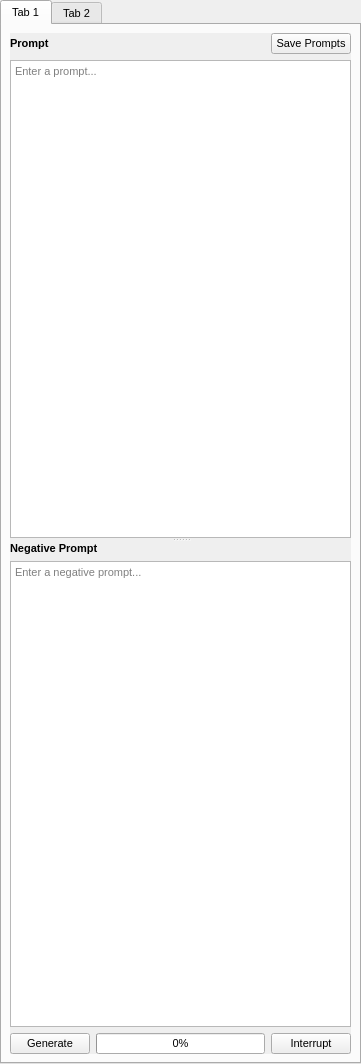
<?xml version="1.0" encoding="UTF-8"?>
<ui version="4.0">
 <class>generator_form</class>
 <widget class="QWidget" name="generator_form">
  <property name="geometry">
   <rect>
    <x>0</x>
    <y>0</y>
    <width>361</width>
    <height>1064</height>
   </rect>
  </property>
  <property name="font">
   <font>
    <pointsize>8</pointsize>
   </font>
  </property>
  <property name="cursor">
   <cursorShape>PointingHandCursor</cursorShape>
  </property>
  <property name="windowTitle">
   <string>Form</string>
  </property>
  <layout class="QGridLayout" name="gridLayout_4">
   <property name="leftMargin">
    <number>0</number>
   </property>
   <property name="topMargin">
    <number>0</number>
   </property>
   <property name="rightMargin">
    <number>0</number>
   </property>
   <property name="bottomMargin">
    <number>0</number>
   </property>
   <item row="0" column="0">
    <widget class="QTabWidget" name="generator_form_tabs">
     <property name="currentIndex">
      <number>0</number>
     </property>
     <widget class="QWidget" name="tab">
      <attribute name="title">
       <string>Tab 1</string>
      </attribute>
      <layout class="QGridLayout" name="gridLayout_3">
       <property name="leftMargin">
        <number>8</number>
       </property>
       <property name="topMargin">
        <number>8</number>
       </property>
       <property name="rightMargin">
        <number>8</number>
       </property>
       <property name="bottomMargin">
        <number>8</number>
       </property>
       <item row="0" column="0">
        <widget class="QScrollArea" name="scrollArea">
         <property name="frameShape">
          <enum>QFrame::NoFrame</enum>
         </property>
         <property name="frameShadow">
          <enum>QFrame::Plain</enum>
         </property>
         <property name="widgetResizable">
          <bool>true</bool>
         </property>
         <widget class="QWidget" name="scrollAreaWidgetContents">
          <property name="geometry">
           <rect>
            <x>0</x>
            <y>0</y>
            <width>341</width>
            <height>1022</height>
           </rect>
          </property>
          <layout class="QGridLayout" name="gridLayout">
           <property name="leftMargin">
            <number>0</number>
           </property>
           <property name="topMargin">
            <number>0</number>
           </property>
           <property name="rightMargin">
            <number>0</number>
           </property>
           <property name="bottomMargin">
            <number>0</number>
           </property>
           <item row="0" column="1">
            <widget class="QSplitter" name="splitter">
             <property name="orientation">
              <enum>Qt::Vertical</enum>
             </property>
             <widget class="QWidget" name="layoutWidget">
              <layout class="QGridLayout" name="gridLayout_2">
               <property name="leftMargin">
                <number>0</number>
               </property>
               <property name="topMargin">
                <number>0</number>
               </property>
               <property name="rightMargin">
                <number>0</number>
               </property>
               <property name="bottomMargin">
                <number>0</number>
               </property>
               <item row="0" column="1">
                <layout class="QHBoxLayout" name="horizontalLayout_6">
                 <item>
                  <spacer name="horizontalSpacer">
                   <property name="orientation">
                    <enum>Qt::Horizontal</enum>
                   </property>
                   <property name="sizeHint" stdset="0">
                    <size>
                     <width>40</width>
                     <height>20</height>
                    </size>
                   </property>
                  </spacer>
                 </item>
                 <item>
                  <widget class="QPushButton" name="pushButton">
                   <property name="text">
                    <string>Save Prompts</string>
                   </property>
                  </widget>
                 </item>
                </layout>
               </item>
               <item row="0" column="0">
                <widget class="QLabel" name="label">
                 <property name="font">
                  <font>
                   <pointsize>8</pointsize>
                   <bold>true</bold>
                  </font>
                 </property>
                 <property name="text">
                  <string>Prompt</string>
                 </property>
                </widget>
               </item>
               <item row="1" column="0" colspan="2">
                <widget class="QPlainTextEdit" name="prompt">
                 <property name="placeholderText">
                  <string>Enter a prompt...</string>
                 </property>
                </widget>
               </item>
              </layout>
             </widget>
             <widget class="QWidget" name="layoutWidget">
              <layout class="QVBoxLayout" name="verticalLayout_6">
               <property name="leftMargin">
                <number>0</number>
               </property>
               <property name="topMargin">
                <number>0</number>
               </property>
               <property name="rightMargin">
                <number>0</number>
               </property>
               <property name="bottomMargin">
                <number>0</number>
               </property>
               <item>
                <widget class="QLabel" name="label_2">
                 <property name="font">
                  <font>
                   <pointsize>8</pointsize>
                   <bold>true</bold>
                  </font>
                 </property>
                 <property name="text">
                  <string>Negative Prompt</string>
                 </property>
                </widget>
               </item>
               <item>
                <widget class="QPlainTextEdit" name="negative_prompt">
                 <property name="placeholderText">
                  <string>Enter a negative prompt...</string>
                 </property>
                </widget>
               </item>
              </layout>
             </widget>
            </widget>
           </item>
           <item row="1" column="1">
            <layout class="QHBoxLayout" name="horizontalLayout_9">
             <item>
              <widget class="QPushButton" name="generate_button">
               <property name="text">
                <string>Generate</string>
               </property>
              </widget>
             </item>
             <item>
              <widget class="QProgressBar" name="progress_bar">
               <property name="value">
                <number>0</number>
               </property>
              </widget>
             </item>
             <item>
              <widget class="QPushButton" name="interrupt_button">
               <property name="cursor">
                <cursorShape>PointingHandCursor</cursorShape>
               </property>
               <property name="text">
                <string>Interrupt</string>
               </property>
              </widget>
             </item>
            </layout>
           </item>
          </layout>
         </widget>
        </widget>
       </item>
      </layout>
     </widget>
     <widget class="QWidget" name="tab_2">
      <attribute name="title">
       <string>Tab 2</string>
      </attribute>
      <layout class="QGridLayout" name="gridLayout_5">
       <property name="leftMargin">
        <number>8</number>
       </property>
       <property name="topMargin">
        <number>8</number>
       </property>
       <property name="rightMargin">
        <number>8</number>
       </property>
       <property name="bottomMargin">
        <number>8</number>
       </property>
       <item row="0" column="0">
        <widget class="ChatPromptWidget" name="widget" native="true"/>
       </item>
      </layout>
     </widget>
    </widget>
   </item>
  </layout>
 </widget>
 <customwidgets>
  <customwidget>
   <class>ChatPromptWidget</class>
   <extends>QWidget</extends>
   <header>airunner/widgets/llm/chat_prompt_widget</header>
   <container>1</container>
  </customwidget>
 </customwidgets>
 <resources>
  <include location="../../../resources_light.qrc"/>
  <include location="../../../resources_dark.qrc"/>
 </resources>
 <connections>
  <connection>
   <sender>pushButton</sender>
   <signal>clicked()</signal>
   <receiver>generator_form</receiver>
   <slot>action_clicked_button_save_prompts()</slot>
   <hints>
    <hint type="sourcelabel">
     <x>322</x>
     <y>47</y>
    </hint>
    <hint type="destinationlabel">
     <x>502</x>
     <y>0</y>
    </hint>
   </hints>
  </connection>
  <connection>
   <sender>interrupt_button</sender>
   <signal>clicked()</signal>
   <receiver>generator_form</receiver>
   <slot>handle_interrupt_button_clicked()</slot>
   <hints>
    <hint type="sourcelabel">
     <x>350</x>
     <y>1053</y>
    </hint>
    <hint type="destinationlabel">
     <x>0</x>
     <y>688</y>
    </hint>
   </hints>
  </connection>
  <connection>
   <sender>generate_button</sender>
   <signal>clicked()</signal>
   <receiver>generator_form</receiver>
   <slot>handle_generate_button_clicked()</slot>
   <hints>
    <hint type="sourcelabel">
     <x>39</x>
     <y>1053</y>
    </hint>
    <hint type="destinationlabel">
     <x>0</x>
     <y>688</y>
    </hint>
   </hints>
  </connection>
  <connection>
   <sender>prompt</sender>
   <signal>textChanged()</signal>
   <receiver>generator_form</receiver>
   <slot>handle_prompt_changed()</slot>
   <hints>
    <hint type="sourcelabel">
     <x>268</x>
     <y>175</y>
    </hint>
    <hint type="destinationlabel">
     <x>93</x>
     <y>0</y>
    </hint>
   </hints>
  </connection>
  <connection>
   <sender>negative_prompt</sender>
   <signal>textChanged()</signal>
   <receiver>generator_form</receiver>
   <slot>handle_negative_prompt_changed()</slot>
   <hints>
    <hint type="sourcelabel">
     <x>270</x>
     <y>1024</y>
    </hint>
    <hint type="destinationlabel">
     <x>93</x>
     <y>0</y>
    </hint>
   </hints>
  </connection>
 </connections>
 <slots>
  <slot>handle_prompt_changed()</slot>
  <slot>handle_negative_prompt_changed()</slot>
  <slot>toggle_prompt_builder_checkbox(bool)</slot>
  <slot>handle_model_changed(QString)</slot>
  <slot>handle_scheduler_changed(QString)</slot>
  <slot>toggle_variation(bool)</slot>
  <slot>handle_generate_button_clicked()</slot>
  <slot>handle_interrupt_button_clicked()</slot>
  <slot>action_clicked_button_save_prompts()</slot>
  <slot>save_settings()</slot>
  <slot>handle_pipeline_changed(QString)</slot>
  <slot>handle_version_changed(QString)</slot>
 </slots>
</ui>
